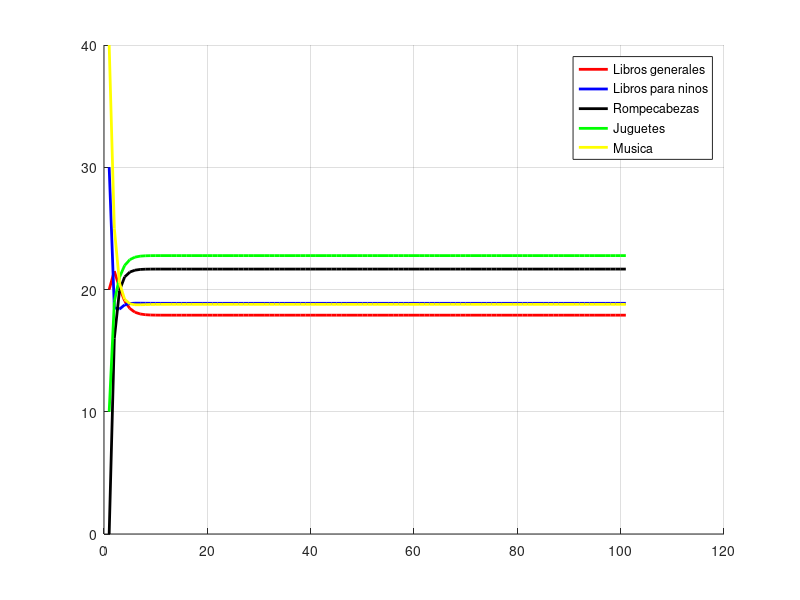

Write MATLAB code to recreate this figure.
% Cadenas de Markov
close all; clearvars; clc;

% Población inicial 1
% xa = [100 0 0 0 0]';

% Poblacion inicial 2
xa = [20 30 0 10 40]';

% matriz de transición
P = [0.5 0.1 0.1 0.05 0.2;
     0.2 0.3 0.2 0.15 0.1;
     0.15 0.2 0.3 0.3 0.1;
     0.1 0.3 0.2 0.4 0.1;
     0.05 0.1 0.2 0.1 0.5];

tiempo = 100; % n-minutos
Evo = []; % evolución del tiempo

for n=0:tiempo
  Xkn = (P^n)*xa;
  Evo = [Evo Xkn];
endfor

Evo
grid on
hold on
plot(Evo(1,:),'r','LineWidth',2)
plot(Evo(2,:),'b','LineWidth',2)
plot(Evo(3,:),'k','LineWidth',2)
plot(Evo(4,:),'g','LineWidth',2)
plot(Evo(5,:),'y','LineWidth',2)
legend('Libros generales','Libros para ninos','Rompecabezas','Juguetes','Musica','location','best')
